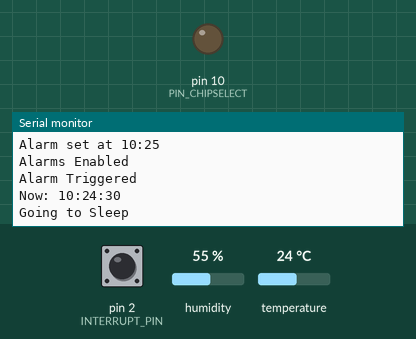
Bench run of a sketch on a simulated Arduino Uno, built with avr-gcc and run on an emulated ATmega328P. Shown: output pins drawn as LEDs (lit = HIGH), the last lines printed to the serial monitor. The test bench sets the inputs (shaded band); at power-on: pin 2 (INTERRUPT_PIN) HIGH, humidity 55 %, temperature 24 °C. Sleep ends after the set time or at an interrupt; the local clock reads 2024-03-15 10:24:30 at power-on unless the sketch sets it; storage starts empty.

Above: at 1.3 s.
1.4 s: pin 2 (INTERRUPT_PIN) pulled LOW for 0.15 s
At 1.51 s:
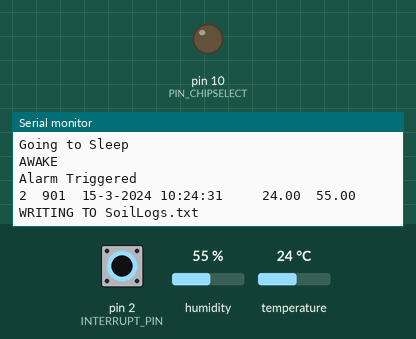
At 2.3 s:
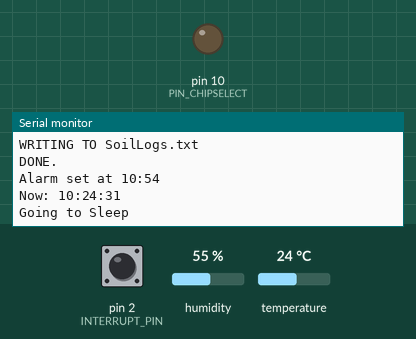

Measured:
- after the input at 1.4 s, the serial monitor: prints a new line at once (image 1)

The sketch:

Node_Soil.ino
```cpp
#include <Wire.h>
#include <SPI.h>   // not used here, but needed to prevent a RTClib compile error
#include <SD.h>
#include <avr/sleep.h>
#include <RTClib.h>
#include <SHT1x.h>

String Node_ID = "901";
int interval_min_record = 30;
int interval_min_test = 1;

//////////////////////////////////////////////////////////
///////////                                    ///////////
///////////              I2C PINs              ///////////
///////////                                    ///////////
//////////////////////////////////////////////////////////
RTC_DS3231 RTC;
bool hasRTC = false;

int INTERRUPT_PIN = 2;
volatile int state = LOW;
bool WakeUp = false;

#define dataPin  4
#define clockPin 5
SHT1x SHT1X(dataPin, clockPin);
bool hasSHT = false;

//////////////////////////////////////////////////////////
///////////                                    ///////////
///////////            SD CARD PINs            ///////////
///////////                                    ///////////
//////////////////////////////////////////////////////////
//MISO  - PIN_11   MOSI - PIN_12
//SCK   - PIN_13    CS  - PIN_10
File myFile;
char file_name[] = "SoilLogs.txt";
int PIN_CHIPSELECT = 10;
bool hasSD_Card = false;

void setup (){
  Serial.begin(9600);
  pinMode(INTERRUPT_PIN, INPUT);
  //pull up the interrupt pin
  digitalWrite(INTERRUPT_PIN, HIGH);

  CheckModules();

  String logs = createDataLog();
  Serial.println(logs);
  writeSDCardFile(file_name, logs);

  DateTime now = RTC.now();
  int al_min = now.minute() + interval_min_test;
  int al_hr = now.hour() + (al_min / 60);
  al_min %= 60;
  al_hr %= 24;

  RTC.setAlarm1Simple(al_hr, al_min);
  Serial.println("\nAlarm set at " + String(al_hr) + ":" + String(al_min));
  RTC.turnOnAlarm(1);
  if (RTC.checkAlarmEnabled(1)){
    Serial.println("Alarms Enabled");
  }
  attachInterrupt(0, logData, LOW);
}

void loop (){
  DateTime now = RTC.now();
  if (RTC.checkIfAlarm(1)){
    Serial.println("Alarm Triggered");
  }

  if(WakeUp){
    String logs = createDataLog();
    Serial.println(logs);
    writeSDCardFile(file_name, logs);

    int al_min = now.minute() + interval_min_record;
    int al_hr = now.hour() + (al_min / 60);
    al_min %= 60;
    al_hr %= 24;

    RTC.setAlarm1Simple(al_hr, al_min);
    Serial.println("Alarm set at " + String(al_hr) + ":" + String(al_min));
    WakeUp = false;
  }

  Serial.print("Now: ");
  Serial.print(now.hour(), DEC);
  Serial.print(':');
  Serial.print(now.minute(), DEC);
  Serial.print(':');
  Serial.println(now.second(), DEC);
  Serial.println("Going to Sleep\n");
  delay(600);
  sleepNow();
  Serial.println("AWAKE");
}

void sleepNow(){
  set_sleep_mode(SLEEP_MODE_PWR_DOWN);
  sleep_enable();
  attachInterrupt(0,logData, LOW);
  sleep_mode();
  //HERE AFTER WAKING UP
  sleep_disable();
  detachInterrupt(0);
}

void logData(){
  //do something quick, flip a flag, and handle in loop();
  WakeUp = true;
}

void writeSDCardFile(char file_name[], String data){
  myFile = SD.open(file_name, FILE_WRITE);
  if(myFile){
    Serial.print("WRITING TO ");
    Serial.println(file_name);
    myFile.println(data);
    myFile.close();
    Serial.println("DONE.");
  } else {
    Serial.print("CAN'T FIND ");
    Serial.println(file_name);
  }
}

int counter = 0;

String createDataLog(){
  DateTime now = RTC.now();
  String _count_ = String(++counter);
  String _id_ = Node_ID;
  String _date_ = String(now.day()) + "-" + String(now.month()) + "-" + String(now.year());
  String _time_ = String(now.hour()) + ":" + String(now.minute()) + ":" + String(now.second());
  String _temp_ = String(SHT1X.readTemperatureC());
  String _humi_ = String(SHT1X.readHumidity());

  return _count_ + "\t" + _id_ + "\t" + _date_ + " " + _time_ + "   \t" + _temp_ + "\t" + _humi_;
}

void CheckModules(){
  Serial.println("Check Modules");

  Wire.begin();
  //Real Time Clock
  RTC.begin();
  if(RTC.now().day() == 165){
    Serial.println("RTC is NOT running!");
    hasRTC = false;
    // following line sets the RTC to the date & time this sketch was compiled
    RTC.adjust(DateTime(__DATE__, __TIME__));
  }else{
    Serial.println("Found RealTime Clock");
    hasRTC = true;
  }
  //BME Sensor
  if(SHT1X.readTemperatureC() < 0){
    Serial.println("No SHT1X?");
    hasSHT = false;
  }else{
    Serial.println("Found SHT1X");
    hasSHT = true;
  }
  //SD Card
  pinMode(SS, OUTPUT);
  if (!SD.begin(PIN_CHIPSELECT)){
    Serial.println("No SD Card?");
    hasSD_Card = false;
  }else{
    Serial.println("Found SD Card");
    hasSD_Card = true;
  }
}
```
